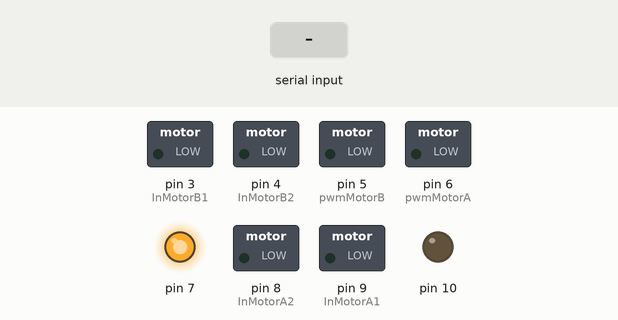
The sketch below on a simulated Arduino Uno, built with avr-gcc and run on an emulated ATmega328P. Shown: switched loads named in the sketch (green lamp = pin HIGH), output pins drawn as LEDs (lit = HIGH). The test bench sets the inputs (shaded band).

Above: at 1.2 s.
1.3 s: "1" received over the second serial link
At 2.2 s:
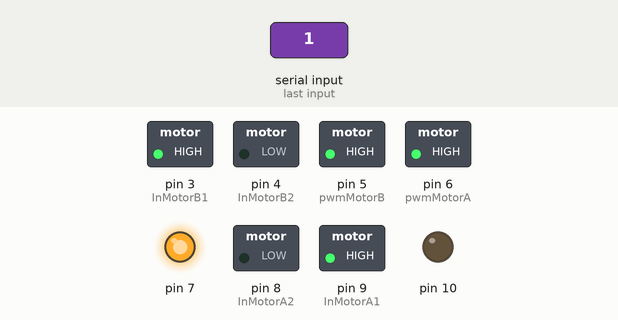
2.8 s: "0" received over the second serial link
At 3.2 s:
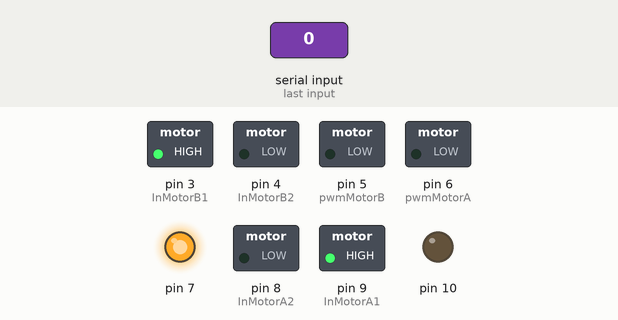
4.3 s: "2" received over the second serial link
At 5.5 s:
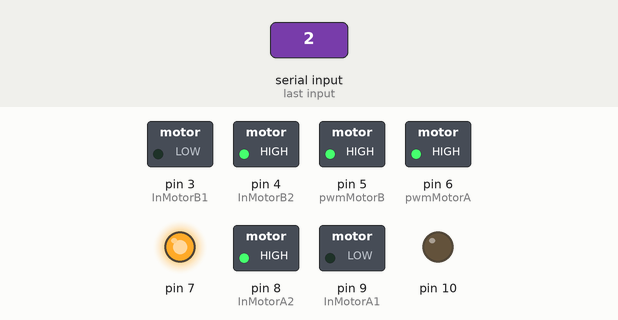
5.8 s: "3" received over the second serial link
At 6.7 s:
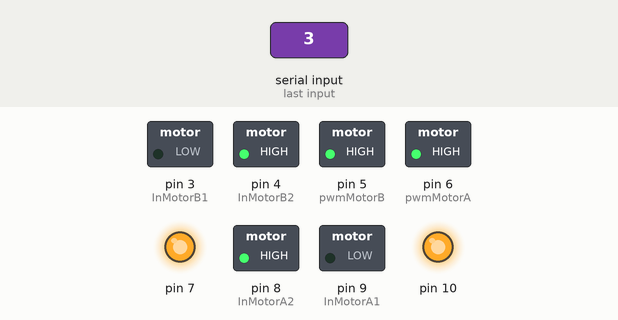
7.3 s: "5" received over the second serial link
At 7.9 s:
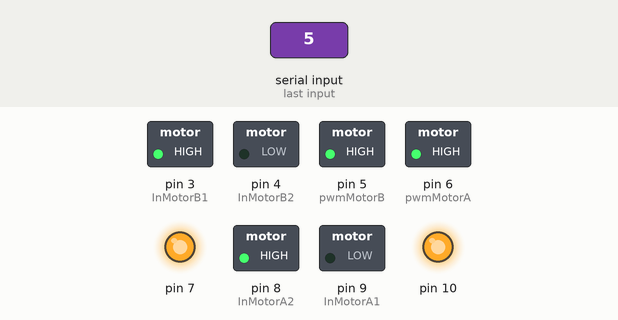
8.8 s: "4" received over the second serial link
At 9.9 s:
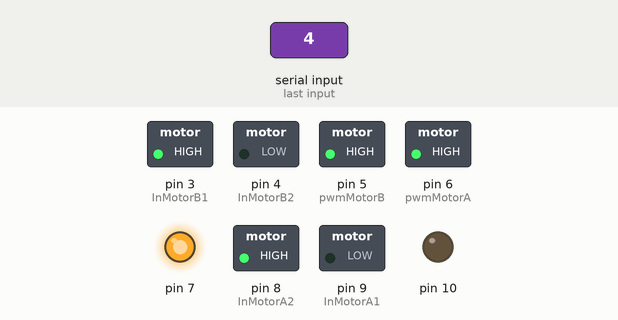
Timing chart, 0 to 11.3 s (numbered marks = the images above; inputs shaded):
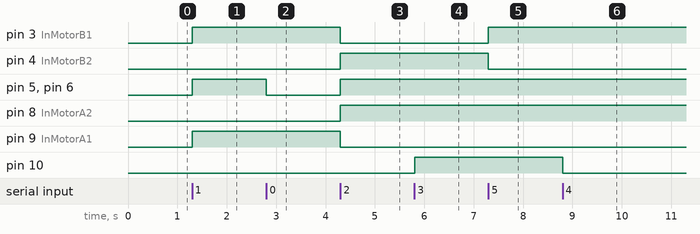

Measured:
- after the input at 1.3 s, pin 3 (InMotorB1), pin 5 (pwmMotorB), pin 6 (pwmMotorA), pin 9 (InMotorA1): LOW → HIGH at once
- after the input at 2.8 s, pin 5 (pwmMotorB), pin 6 (pwmMotorA): HIGH → LOW at once
- after the input at 4.3 s, pin 3 (InMotorB1), pin 9 (InMotorA1): HIGH → LOW at once; pin 4 (InMotorB2), pin 5 (pwmMotorB), pin 6 (pwmMotorA), pin 8 (InMotorA2): LOW → HIGH at once
- after the input at 5.8 s, pin 10: LOW → HIGH at once
- after the input at 7.3 s, pin 3 (InMotorB1): LOW → HIGH at once; pin 4 (InMotorB2): HIGH → LOW at once
- after the input at 8.8 s, pin 10: HIGH → LOW at once

The sketch:

robot.ino
```cpp
#include <SoftwareSerial.h>
SoftwareSerial BT(12, 11);

int pwmMotorA=6;
int InMotorA1=9;
int InMotorA2=8;

int pwmMotorB=5;
int InMotorB1=3;
int InMotorB2=4;

int motoPower=7;

char polecenie;

void setup() {

  BT.begin(9600);

  //Mostek-h
  pinMode(7, OUTPUT);
  digitalWrite(7, HIGH);
  //buzzer
  pinMode(10, OUTPUT);
  digitalWrite(10, LOW);

  //Wyjście PWM kanału A
  pinMode(pwmMotorA, OUTPUT);
  //Wyjście cyfrowe AIN1
  pinMode(InMotorA1, OUTPUT);
  //Wyjście cyfrowe AIN2
  pinMode(InMotorA2, OUTPUT);

   //Wyjście PWM kanału B
  pinMode(pwmMotorB, OUTPUT);
  //Wyjście cyfrowe BIN1
  pinMode(InMotorB1, OUTPUT);
  //Wyjście cyfrowe BIN2
  pinMode(InMotorB2, OUTPUT);


}

void loop() {

  if (BT.available())
  {
    polecenie=(BT.read());

    if (polecenie=='0')
    {
    analogWrite(pwmMotorA,0);
    analogWrite(pwmMotorB,0);
    BT.println("Stop!");
    }
    if (polecenie=='1')
    {
    analogWrite(pwmMotorA,255);
    analogWrite(pwmMotorB,255);
    digitalWrite(InMotorA1, HIGH);
    digitalWrite(InMotorA2, LOW);

    digitalWrite(InMotorB1, HIGH);
    digitalWrite(InMotorB2, LOW);
    BT.println("Do przodu!");
    }

    if (polecenie=='2')
    {
    analogWrite(pwmMotorA,255);
    analogWrite(pwmMotorB,255);
    digitalWrite(InMotorA1, LOW);
    digitalWrite(InMotorA2, HIGH);

    digitalWrite(InMotorB1, LOW);
    digitalWrite(InMotorB2, HIGH);
    BT.println("Do tylu!");
    }
    if (polecenie=='3')
    {
    BT.println("BEEP!");
    digitalWrite(10, HIGH);
    }
    if (polecenie=='4') digitalWrite(10, LOW);
    if (polecenie=='5')
    {
    analogWrite(pwmMotorA,255);
    analogWrite(pwmMotorB,255);
    digitalWrite(InMotorA1, LOW);
    digitalWrite(InMotorA2, HIGH);

    digitalWrite(InMotorB1, HIGH);
    digitalWrite(InMotorB2, LOW);
    BT.println("W prawo!");
    }
   if (polecenie=='6')
    {
    analogWrite(pwmMotorA,255);
    analogWrite(pwmMotorB,255);
    digitalWrite(InMotorA1, HIGH);
    digitalWrite(InMotorA2, LOW);

    digitalWrite(InMotorB1, LOW);
    digitalWrite(InMotorB2, HIGH);
    BT.println("W lewo!");
    }

  }

}
```
